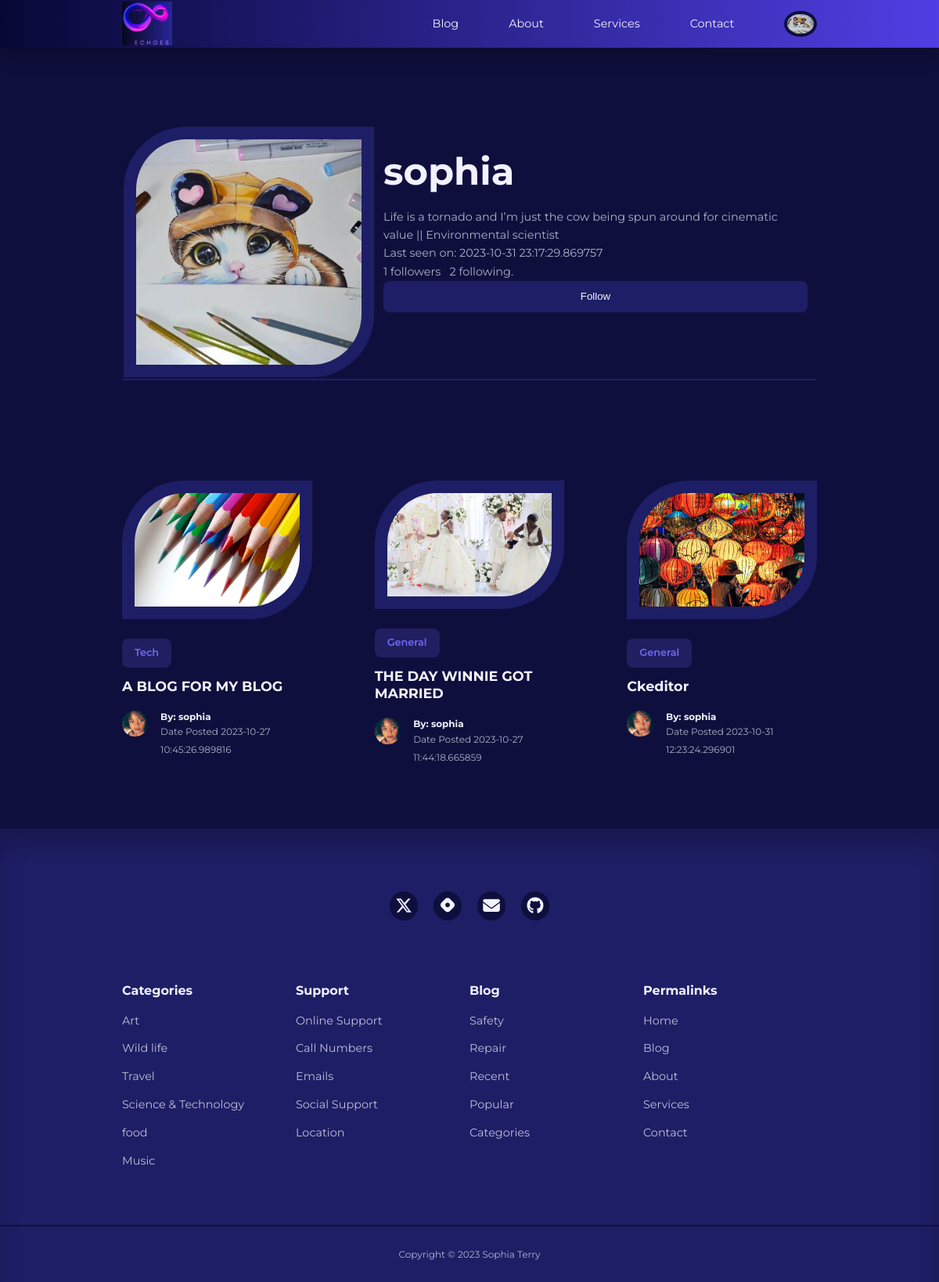
The page /user/sophia (signed in) on the database its author committed.
### app/models.py (models this page shows, shortened)
class User(UserMixin, db.Model):
    id = db.Column(db.Integer, primary_key=True)
    username = db.Column(db.String(100), index=True, unique=True)
    email = db.Column(db.String(120), index=True, unique=True)
    password_hash = db.Column(db.String(128))
    role = db.Column(db.String(3))
    picture = db.Column(db.String(120), nullable=True)
    posts = db.relationship('Post', backref='author', lazy='dynamic')
    about_me = db.Column(db.String(140))
    last_seen = db.Column(db.DateTime, default=datetime.utcnow)
    followed = db.relationship(
        'User', secondary=followers,
        primaryjoin=(followers.c.follower_id == id),
        secondaryjoin=(followers.c.followed_id == id),
        backref=db.backref('followers', lazy='dynamic'), lazy='dynamic'
    )
    def is_following(self, user):
        return self.followed.filter(
            followers.c.followed_id == user.id).count() > 0

class Post(db.Model):
    id = db.Column(db.Integer, primary_key=True)
    title = db.Column(db.String(120))
    content = db.Column(db.Text)
    image = db.Column(db.String(120), nullable=True)
    timestamp = db.Column(db.DateTime, index=True, default=datetime.utcnow)
    user_id = db.Column(db.Integer, db.ForeignKey('user.id', name='fk_user_id'))
    category_id = db.Column(db.Integer, db.ForeignKey('category.id', name='fk_category_id'))
    category = db.relationship('Category', backref=db.backref('posts', lazy=True))

class Category(db.Model):
    id = db.Column(db.Integer, primary_key=True)
    name = db.Column(db.String(20), unique=True, nullable=False)

### app/routes.py (the view)
@app.route('/user/<username>') #user
@login_required
def profile(username):
    user = User.query.filter_by(username=username).first_or_404()
    posts = user.posts
    authors = [post.author for post in posts]
    form = EmptyForm() # followers
    return render_template('profile.html', user=user, posts=posts, authors=authors,
                            form=form)

### app/forms.py
class EmptyForm(FlaskForm):
    submit = SubmitField('Submit')

### app/models.py (called while the page is built)
@login.user_loader
def load_user(id):
    return User.query.get(int(id))

### app/routes.py (called while the page is built)
@app.before_request
def before_request():
    if current_user.is_authenticated:
        current_user.last_seen = datetime.utcnow()
        db.session.commit()

### app/templates/profile.html (shortened to what this page needs)
{% extends "base.html" %}
{% block content %}
<div class="container profile__container">
    <table>
        <tr valign="top">
            <td>
                {% if current_user.picture %}
                <img class="display__pic" src="{{ url_for('static', filename='images/' + current_user.picture) }}">
                {% else %}
                <img src="{{ url_for('static', filename='/images/default_profile_pc.png') }}" alt="Default Image">
                {% endif %}
            </td>
            <td class="user__table">
                <h1>{{ user.username }}</h1>
                {% if user.about_me %}<p>{{ user.about_me }}</p>{% endif %}
                {% if user.last_seen %}<p>Last seen on: {{ user.last_seen }}</p>{% endif %}
                <p>{{ user.followers.count() }} followers &nbsp; {{ user.followed.count() }} following.</p>
                {% if user == current_user %}
                <p>
                    <a class="link__button" href="{{ url_for('edit_profile') }}">Edit your profile</a>&nbsp;
                     <a class="link__button" href="{{ url_for('add_post') }}">Create post </a>
                </p>
                {% elif not current_user.is_following(user) %}
                 <p>
                    <form action="{{ url_for('follow', username=user.username) }}" method="post">
                        {{ form.submit(value='Follow') }}
                    </form>
                </p>
              {% endif %}
            </td>
        </tr>
    </table>
    </div>
 <div>
<section class="posts">
    <div class="container posts__container">
         {% for post in posts %}
        <article class="post">
            <div class="post__thumbnail">
                {% if post.image %}
                <img src="{{ url_for('static', filename='images/' + post.image) }}" alt="Post Image">
                {% else %}
                <img src="{{ url_for('static', filename='/images/blog18.jpg') }}" alt="Default Image">
                {% endif %}
            </div>
            <div class="post__info">
             <a href="{{ url_for('category', category_name=post.category.name) }}" class="category__button">{{ post.category.name}}</a>
                    <h3 class="post__title"><a href="{{ url_for('single_post', post_id=post.id) }}">{{ post.title }}</a></h3>
                    <div class="post__author">
                        <div class="post__author-avator">
                            {% set author = authors[loop.index0] %}
                            {% if current_user.is_authenticated %}
                            <img src="{{ url_for('static', filename='images/' + author.picture) }}" alt="avatar">
                            {% else %}
                            <img src="{{ url_for('static', filename='/images/default_profile_pc.png') }}" alt="Default Image">
                            {% endif %}
                        </div>
                        <div class="post__author-info">
                            <a href="{{ url_for('profile', username=post.author.username) }}">
                            <h5>By: {{post.author.username }}</h5></a>
                            <small>Date Posted {{ post.timestamp }}</small>
                        </div>
                    </div>
                </div>
        </article>
        {% endfor %}
    </div>
</section>
{% endblock %}

### app/templates/base.html (shortened to what this page needs)
<!DOCTYPE html>
<html lang="en">
<head>
    <link rel="stylesheet" href="{{ url_for('static', filename='styles/styles.css')}}">
    <link rel="stylesheet" href="https://unicons.iconscout.com/release/v4.0.8/css/line.css">
</head>
<body>
    {% block navbar %}
    <nav>
        <div class="container nav__container">
            <a href="/index" class="nav__logo"><img src="/static/img/echologoblue.png" class="nav-img" alt=""></a>
            <ul class="nav__items">
                <li><a href="{{ url_for('blog') }}">Blog</a></li>
                <li><a href="{{ url_for('index') }}">About</a></li>
                <li><a href="{{ url_for('services') }}">Services</a></li>
                <li><a href="#contact">Contact</a></li>
                {% if current_user.is_anonymous %}
                <li><a href="{{ url_for('signin') }}">Sign In</a></li>
                {% else %}
                <li class="nav__profile">
                    <div class="avatar">
                        <img src="{{ url_for('static', filename='images/' ~ current_user.picture) }}" alt="">
                    </div>
                        {% endif %}
                </li>
            </ul>
        </div>
    </nav>
    {% endblock %}
     {% block content %}
    {% endblock %}
    {% block footer %}
    <footer>
        <div id="contact" class="footer__socials">
            <a href="https://twitter.com/Mssophia_" target="_blank">
                </a>
            <a href="https://sophiaintech.hashnode.dev/" target="_blank">
                </a>
            <a href="mailto:sophiaterryyu@gmail.com">
                </a>
            <a href="https://github.com/terryyufei" target="_blank">
                </a>
        </div>
        <div class="container footer__container">
            <article>
                <h4>Categories</h4>
                <ul>
                    <li><a href="">Art</a></li>
                    <li><a href="">Wild life</a></li>
                    <li><a href="">Travel</a></li>
                    <li><a href="">Science & Technology</a></li>
                    <li><a href="">food</a></li>
                    <li><a href="">Music</a></li>
                </ul>
            </article>
            <article>
                <h4>Support</h4>
                <ul>
                    <li><a href="">Online Support</a></li>
                    <li><a href="">Call Numbers</a></li>
                    <li><a href="">Emails</a></li>
                    <li><a href="">Social Support</a></li>
                    <li><a href="">Location</a></li>
                </ul>
            </article>
            <article>
                <h4>Blog</h4>
                <ul>
                    <li><a href="">Safety</a></li>
                    <li><a href="">Repair</a></li>
                    <li><a href="">Recent</a></li>
                    <li><a href="">Popular</a></li>
                    <li><a href="">Categories</a></li>
                </ul>
            </article>
            <article>
                <h4>Permalinks</h4>
                <ul>
                    <li><a href="">Home</a></li>
                    <li><a href="">Blog</a></li>
                    <li><a href="">About</a></li>
                    <li><a href="">Services</a></li>
                    <li><a href="">Contact</a></li>
                </ul>
            </article>
        </div>
        <div class="footer__copyright">
            <small>Copyright &copy; 2023 Sophia Terry</small>
        </div>
    </footer>
    {% endblock %}
</body>
</html>

### app/static/styles/styles.css (style rules this page uses)
:root { --color-primary: #6f6af8; --color-primary-light: hsl(242, 91%, 69%, 18%); --color-primary-variant: #5854c7; --color-red: #da0f3f; --color-red-light: hsl(346, 87%, 46%, 15%); --color-green: #00c476; --color-green-light: hsl(156, 100%, 38%, 15%); --color-gray-900: #1e1e66; --color-gray-700: #2d2b7c; --color-gray-300: rgba(242, 242, 254, 0.3); --color-gray-200: rgba(242, 242, 254, 0.7); --color-white: #f2f2fe; --color-bg: #0f0f3e; --transition: all 300ms ease; --container-width-lg: 74%; --container-width-md: 88%; --form-width: 40%; --card-border-radius-1: 0.3rem; --card-border-radius-2: 0.5rem; --card-border-radius-3: 0.8rem; --card-border-radius-4: 2rem; --card-border-radius-5: 5rem; }
* { box-sizing: border-box; margin: 0; padding: 0; outline: 0; border: 0; appearance: 0; list-style: none; text-decoration: none; }
body { font-family: 'Montserrat', sans-serif; line-height: 1.6; color: var(--color-gray-200); overflow-x: hidden; background: var(--color-bg); font-size: 0.9rem; }
.container { width: var(--container-width-lg); max-width: 1800px; margin-inline: auto; }
section { margin-top: 3rem; width: 100vw; }
h1, h2, h3, h4, h5 { color: var(--color-white); line-height: 1.3; }
h1 { font-size: 3rem; margin: 1rem 0; }
h3 { font-size: 1.1rem; margin: 0.8rem 0 0.5rem; }
h4 { font-size: 1rem; }
a { color: var(--color-white); transition: var(--transition); }
img { display: block; width: 100%; object-fit: cover; }
nav { background: linear-gradient(to right, hsl(240, 75%, 12%), hsl(246, 75%, 57%)); width: 100vw; height: 3.8rem; position: fixed; top: 0; z-index: 10; box-shadow: 0 1rem 1rem rgba(0, 0, 0, 0.2); }
.nav__container { height: 100%; display: flex; align-items: center; justify-content: space-between; }
.avatar { width: 2.6rem; height: 2.1rem; border-radius: 50%; overflow: hidden; border: 0.3rem solid var(--color-bg); }
.nav__logo { font-weight: 600; font-size: 1.2rem; }
.nav__items { display: flex; align-items: center; gap: 4rem; }
.nav__profile { position: relative; cursor: pointer; }
.category__button { background: var(--color-primary-light); color: var(--color-primary); display: inline-block; padding: 0.5rem 1rem; border-radius: var(--card-border-radius-2); font-weight: 600; font-size: 0.8rem; text-align: center; }
.post__thumbnail { border-radius: var(--card-border-radius-5) 0; border: 1rem solid var(--color-gray-900); overflow: hidden; margin-bottom: 1.6rem; }
.post__author { display: flex; gap: 1rem; margin-top: 1.2rem; }
.post__author-avator { width: 2.5rem; height: 2.5rem; border-radius: var(--card-border-radius-3); overflow: hidden; }
.posts__container { display: grid; grid-template-columns: repeat(3, 1fr); gap: 5rem; margin-bottom: 5rem; margin-top: 8rem; }
footer { background: var(--color-gray-900); padding: 5rem 0 0; box-shadow: inset 0 1.5rem 1.5rem rgba(0, 0, 0, 0.2); }
.footer__socials { margin-inline: auto; width: fit-content; margin-bottom: 5rem; display: flex; justify-content: space-between; align-items: center; gap: 1.2rem; }
.footer__socials a { background: var(--color-bg); border-radius: 50%; width: 2.3rem; height: 2.3rem; display: flex; align-items: center; justify-content: center; }
.footer__container { display: grid; grid-template-columns: repeat(4, 1fr); }
footer h4 { color: var(--color-white); margin-bottom: 0.6rem; }
footer ul a { opacity: 0.75; }
footer ul li { padding: 0.4rem 0; }
.footer__copyright { text-align: center; padding: 1.5rem 0; border-top: 2px solid var(--color-bg); margin-top: 4rem; }
form { display: flex; flex-direction: column; gap: 1rem; }
input, textarea, select { padding: 0.8rem 1.4rem; background: var(--color-gray-900); border-radius: var(--card-border-radius-2); resize: none; color: var(--color-white); }
.profile__container { margin-top: 10rem; border-bottom: 2px solid var(--color-gray-900); }
.display__pic { border-radius: var(--card-border-radius-5) 0; border: 1rem solid var(--color-gray-900); overflow: hidden; height: 20rem; width: 20rem; }
.user__table { padding: 10px; }
.nav-img { height: 3.5rem; width: 4.0rem; }

### rows shown on the page
User: picture (picture)
User: username "sophia", about_me "Life is a tornado and I’m just the cow being spun around for cinematic value || Environmental scientist", last_seen "2023-10-31 23:17:29.869757"
Post: image (picture), category.name "Tech", title "A BLOG FOR MY BLOG", picture (picture), author.username "sophia", timestamp "2023-10-27 10:45:26.989816"
Post: image (picture), category.name "General", title "THE DAY WINNIE GOT MARRIED", picture (picture), author.username "sophia", timestamp "2023-10-27 11:44:18.665859"
Post: image (picture), category.name "General", title "Ckeditor", picture (picture), author.username "sophia", timestamp "2023-10-31 12:23:24.296901"

### other values the page prints
{{ user.followers.count() }} "1"
{{ user.followed.count() }} "2"
